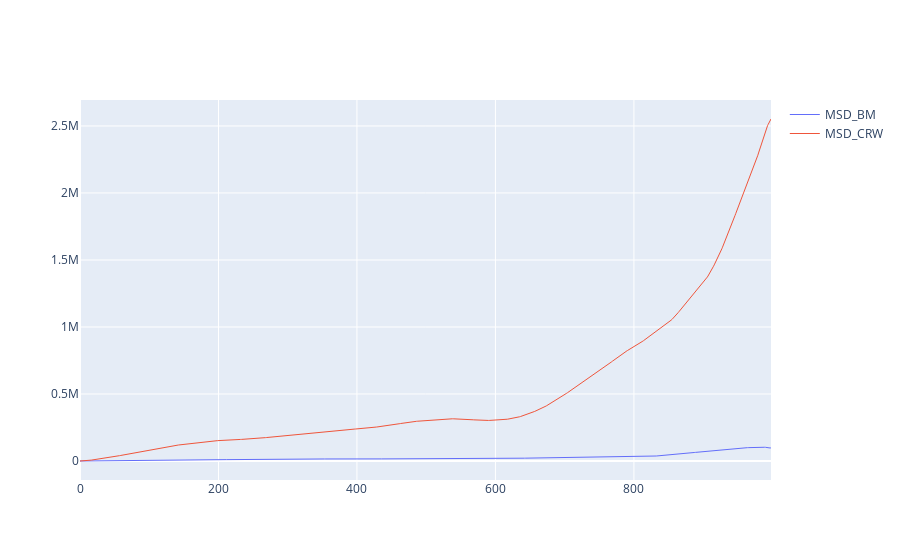

Notebook source saved alongside this figure:
### Code cell
fig_met_msd = go.Figure()

fig_met_msd.add_trace(go.Scatter(
    x = met_msd.index,
    y = met_msd.MSD_BM,
    marker = dict(size=2),
    line = dict(width=1),
    mode = 'lines',
    name = 'MSD_BM',
    showlegend = True))

fig_met_msd.add_trace(go.Scatter(
    x = met_msd.index,
    y = met_msd.MSD_CRW,
    marker = dict(size=2),
    line = dict(width=1),
    mode = 'lines',
    name = 'MSD_CRW',
    showlegend = True))

fig_met_msd.show()

### Figure 1 — Plotly figure (JSON) as saved in the notebook; plotly's stock layout.template omitted (floating-point values rounded to 4 significant figures; data arrays with more than 128 entries replaced by an {"elided": "..."} marker saying what was removed)
{"data": [{"line": {"width": 1}, "marker": {"size": 2}, "mode": "lines", "name": "MSD_BM", "showlegend": true, "type": "scatter", "x": {"elided": "999 int values"}, "y": {"elided": "999 float values"}}, {"line": {"width": 1}, "marker": {"size": 2}, "mode": "lines", "name": "MSD_CRW", "showlegend": true, "type": "scatter", "x": {"elided": "999 int values"}, "y": {"elided": "999 float values"}}], "layout": {}}
